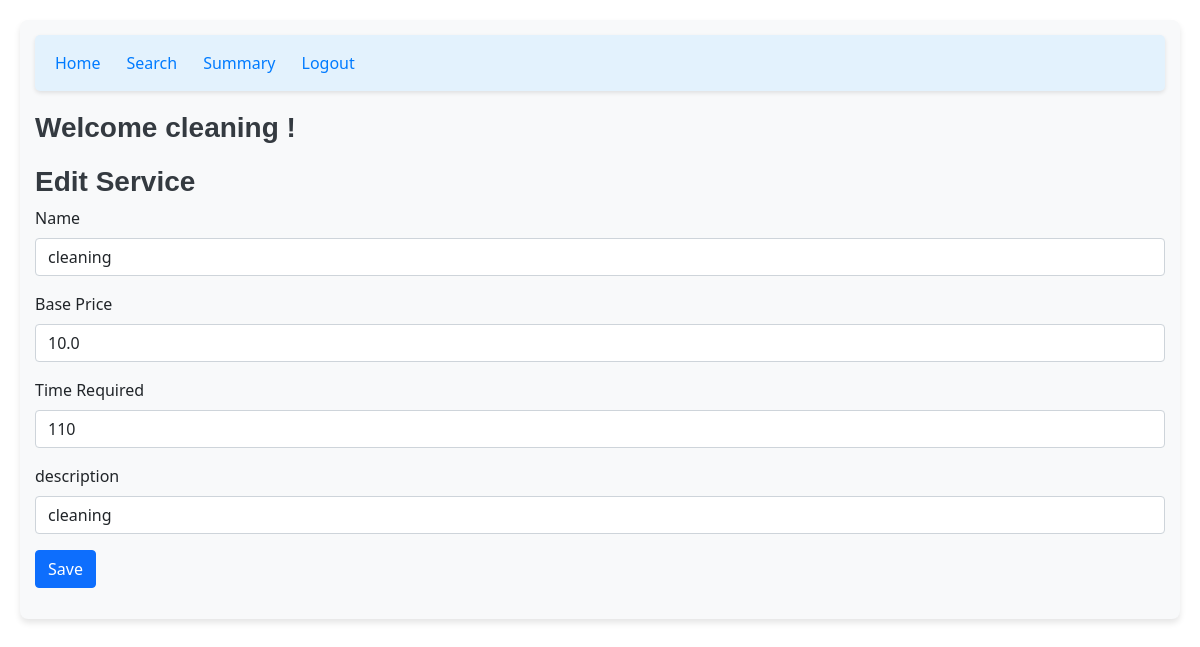
The app's page /edit_service/cleaning/1 with its own data.
### backend/models.py (models this page shows)
class Service(db.Model):
    __tablename__ = 'service'
    id = db.Column(db.Integer, primary_key=True)
    name = db.Column(db.String(255)) # Internal column for name
    base_price = db.Column(db.Float, nullable=False)
    time_required = db.Column(db.Integer)  # in minutes
    description = db.Column(db.String(255))
    requests = db.relationship('ServiceRequest', backref='service')

### backend/controllers.py (the view, shortened to what this page needs)
@app.route("/edit_service/<name>/<key>",methods=["GET","POST"])
def edit_service(name,key):
    s=get_service(key)
    return render_template("edit_service.html",service=s,name=name)

### backend/controllers.py (called while the page is built)
def get_service(id):
    ser=Service.query.filter_by(id=id).first()
    return ser

### templates/edit_service.html
{%extends "admin_layout.html"%}
{%block content%}
            {%if service%}
                <div class="center"><h3>Edit Service</h3></div>
                <form action="/edit_service/{{name}}/{{service.id}}" method="POST">
                <div class="input_form">
                    <div class="mb-3">
                        <label for="name" class="form-label">Name</label>
                        <input type="text" class="form-control" name="name" id="name" value="{{service.name}}">
                    </div>
                    <div class="mb-3">
                        <label for="base_price" class="form-label">Base  Price</label>
                        <input type="text" class="form-control" name="base_price" id="base_price" value="{{service.base_price}}">
                    </div>
                    <div class="mb-3">
                        <label for="time_required" class="form-label">Time Required</label>
                        <input type="number" class="form-control" name="time_required" id="time_required" value="{{service.time_required}}">
                    </div>
                    <div class="mb-3">
                        <label for="description" class="form-label">description</label>
                        <input type="text" class="form-control" name="description" id="description" value="{{service.description}}">
                    </div>
                    <div class="mb-3">
                        <button type="submit" class="btn btn-primary">Save</button>
                    </div>
                </div>
                </form>
            {%endif%}
{%endblock%}

### static/styles/main.css (style rules this page uses)
.btn-primary { background-color: #007bff; border-color: #007bff; }
.text-left h3 { margin-top: 20px; color: #343a40; font-family: 'Arial', sans-serif; font-weight: 600; }
.btn { font-size: 14px; border-radius: 5px; transition: all 0.2s ease-in-out; }
h1, h2, h3 { font-family: 'Arial', sans-serif; font-weight: bold; color: #333; margin-bottom: 20px; }
h3 { font-size: 1.5rem; color: #555; text-align: left; margin-top: 20px; }

### records on screen
Service: name "cleaning", base_price "10.0", time_required "110", description "cleaning"

### other values on screen
{{ name }} "cleaning"
